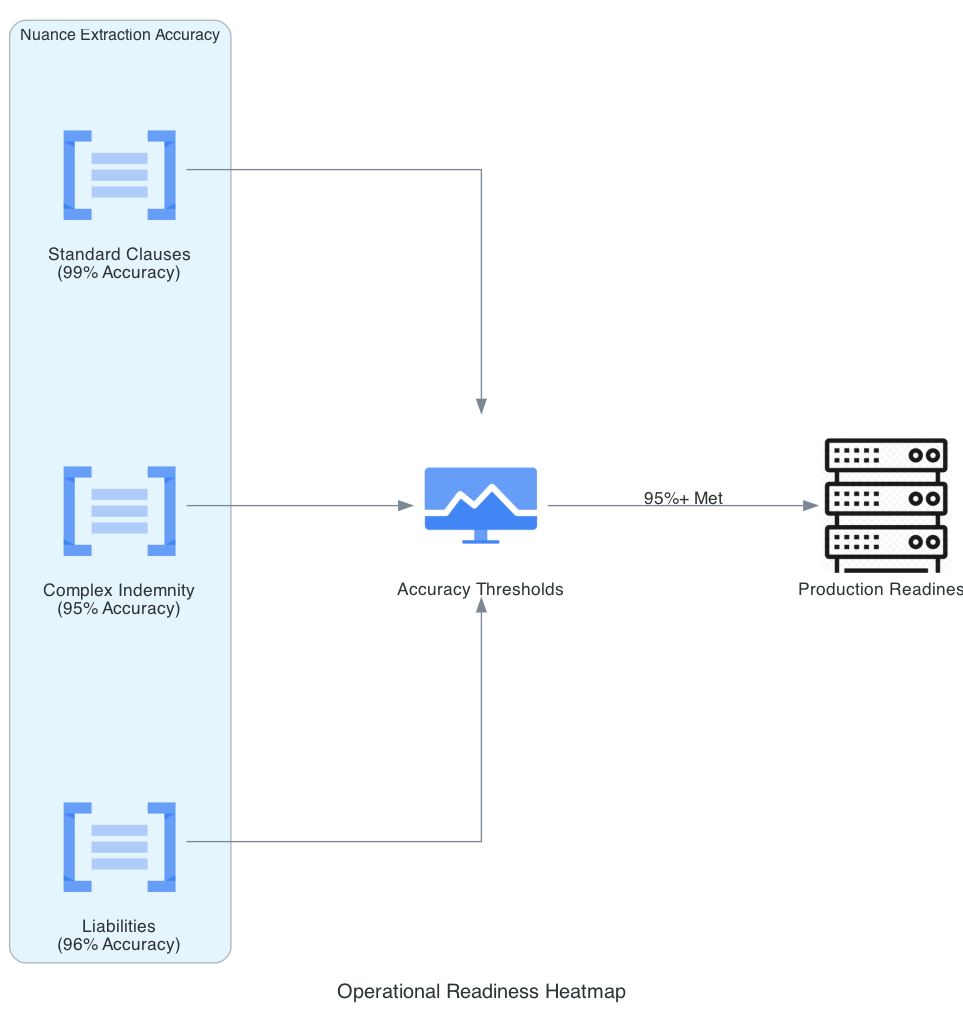

Here is the Python script that generated this plot:
from diagrams import Diagram, Cluster, Edge
from diagrams.gcp.ml import NaturalLanguageAPI
from diagrams.gcp.operations import Monitoring
from diagrams.generic.compute import Rack

graph_attr = {"pad": "0.1", "nodesep": "1.2", "ranksep": "2.0", "bgcolor": "transparent"}

with Diagram("Operational Readiness Heatmap", show=False, filename="contractguard_operational_readiness", direction="LR", graph_attr=graph_attr):
    with Cluster("Nuance Extraction Accuracy"):
        standard = NaturalLanguageAPI("Standard Clauses\n(99% Accuracy)")
        complex_cl = NaturalLanguageAPI("Complex Indemnity\n(95% Accuracy)")
        high_risk = NaturalLanguageAPI("Liabilities\n(96% Accuracy)")

    monitor = Monitoring("Accuracy Thresholds")
    ready_signal = Rack("Production Readiness")

    [standard, complex_cl, high_risk] >> monitor >> Edge(label="95%+ Met") >> ready_signal
